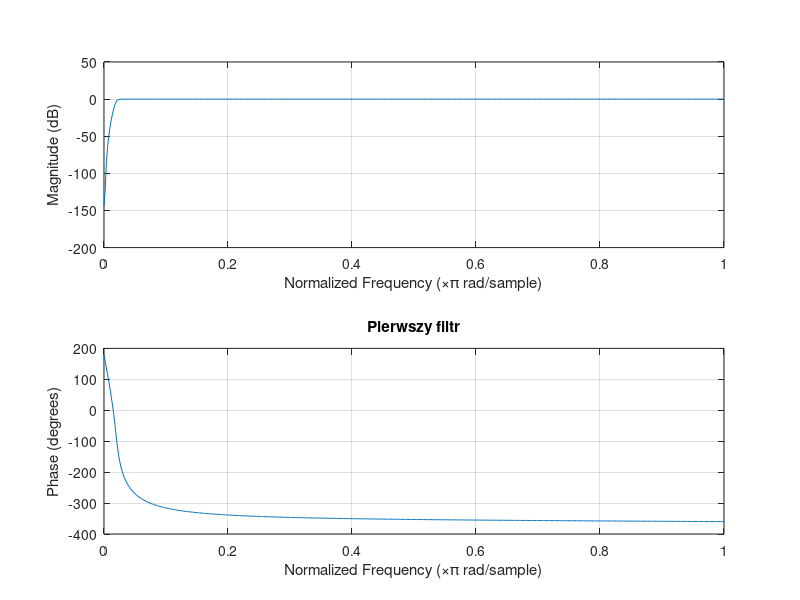
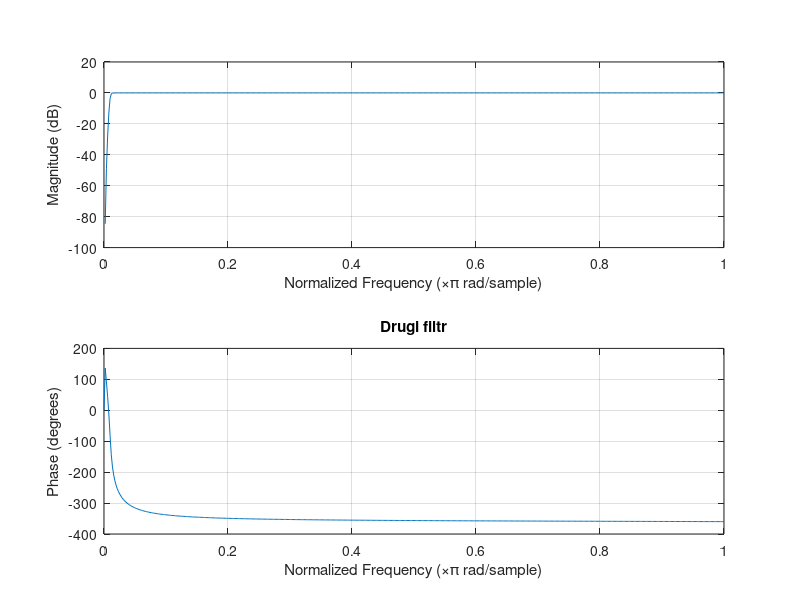
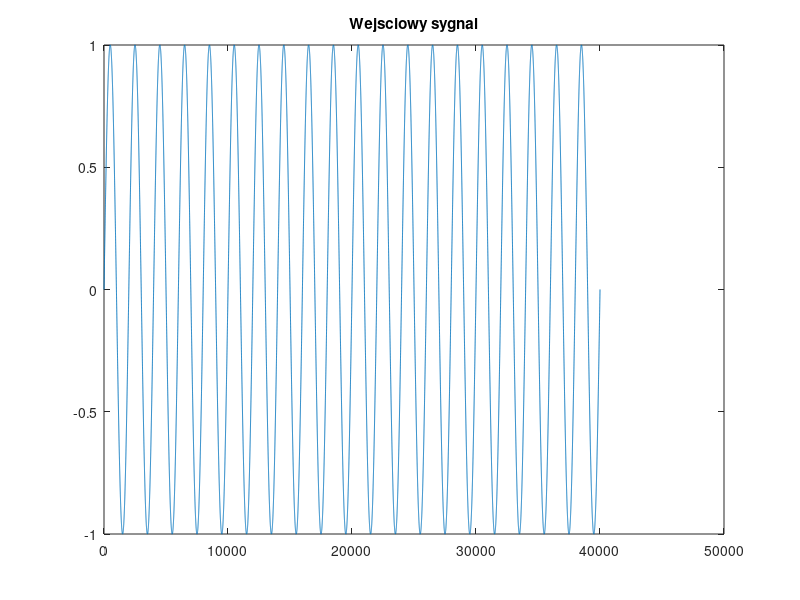
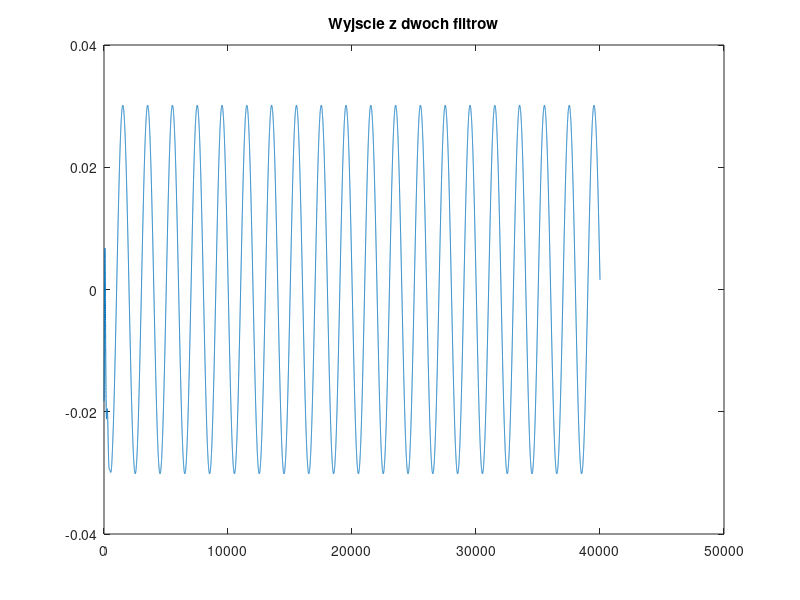

These figures' MATLAB source, in order:
clear all
close all
fs=2000;   %czestotliwosc probkowania
fc1=20;   %czestotliwosc odciecia pierwszego filtru
fsin=1;  %czestotliwosc sygnalu do wyciecia
rzad=6;
[b1,a1]=butter(rzad,2*fc1/fs,'high');

figure()
freqz(b1,a1);
[sos1,g1] = tf2sos(b1,a1);
g2=g1^(1/3);
title('Pierwszy filtr');

% drugi filtr od 150
fc2=10;  %czestotliwosc odciecia pierwszego filtru
[b2,a2]=butter(rzad,2*fc2/fs,'high');
[sos2,g3] = tf2sos(b2,a2);
g4=g3^(1/3);
figure()
freqz(b2,a2);
title('Drugi filtr');

t=[0:1/fs:20];
sygnal=sin(2*pi*fsin*t);
figure()

plot(sygnal)
title('Wejsciowy sygnal');
y1=zeros(length(t),1); % allocate output array
d=zeros(3,1); % clear delay line

for q=1:3
    for n=1:length(t)
        if (n<15)
                y1(n)=sos1(q,1)*sygnal(n)+d(1);
                d(1)=sos1(q,2)*sygnal(n)-sos1(q,5)*y1(n)+d(2);
                d(2)=sos1(q,3)*sygnal(n)-sos1(q,6)*y1(n);
                y1(n)=y1(n)*g2;
        else
                y1(n)=sos2(q,1)*sygnal(n)+d(1);
                d(1)=sos2(q,2)*sygnal(n)-sos2(q,5)*y1(n)+d(2);
                d(2)=sos2(q,3)*sygnal(n)-sos2(q,6)*y1(n);
                y1(n)=y1(n)*g4;
        end
    end
end
figure()
plot(y1)
title('Wyjscie z dwoch filtrow');

y2=zeros(length(t),1); % nowy wektor wyjsciowy
d=zeros(3,1); % wyczyszczenie rejestrow
for q=1:3    
    for n=1:length(t)    
                y2(n)=sos2(q,1)*sygnal(n)+d(1);
                d(1)=sos2(q,2)*sygnal(n)-sos2(q,5)*y2(n)+d(2);
                d(2)=sos2(q,3)*sygnal(n)-sos2(q,6)*y2(n);
                y2(n)=y2(n)*g4;
    end
end
figure()
plot(y2)
title('Wyjscie z jednego filtra');

